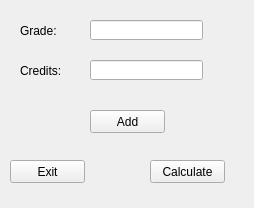
<?xml version="1.0" encoding="UTF-8"?>
<ui version="4.0">
 <class>GPAcalculator</class>
 <widget class="QWidget" name="GPAcalculator">
  <property name="geometry">
   <rect>
    <x>0</x>
    <y>0</y>
    <width>254</width>
    <height>208</height>
   </rect>
  </property>
  <property name="windowTitle">
   <string>Form</string>
  </property>
  <widget class="QPushButton" name="pushButton_Calculate">
   <property name="geometry">
    <rect>
     <x>150</x>
     <y>160</y>
     <width>75</width>
     <height>23</height>
    </rect>
   </property>
   <property name="text">
    <string>Calculate</string>
   </property>
  </widget>
  <widget class="QPushButton" name="pushButton_Exit">
   <property name="geometry">
    <rect>
     <x>10</x>
     <y>160</y>
     <width>75</width>
     <height>23</height>
    </rect>
   </property>
   <property name="text">
    <string>Exit</string>
   </property>
  </widget>
  <widget class="QLabel" name="label">
   <property name="geometry">
    <rect>
     <x>20</x>
     <y>20</y>
     <width>71</width>
     <height>21</height>
    </rect>
   </property>
   <property name="text">
    <string>Grade:</string>
   </property>
  </widget>
  <widget class="QLabel" name="label_2">
   <property name="geometry">
    <rect>
     <x>20</x>
     <y>60</y>
     <width>61</width>
     <height>21</height>
    </rect>
   </property>
   <property name="text">
    <string>Credits:</string>
   </property>
  </widget>
  <widget class="QLineEdit" name="lineEdit">
   <property name="geometry">
    <rect>
     <x>90</x>
     <y>20</y>
     <width>113</width>
     <height>20</height>
    </rect>
   </property>
  </widget>
  <widget class="QLineEdit" name="lineEdit_2">
   <property name="geometry">
    <rect>
     <x>90</x>
     <y>60</y>
     <width>113</width>
     <height>20</height>
    </rect>
   </property>
  </widget>
  <widget class="QPushButton" name="pushButton">
   <property name="geometry">
    <rect>
     <x>90</x>
     <y>110</y>
     <width>75</width>
     <height>23</height>
    </rect>
   </property>
   <property name="text">
    <string>Add</string>
   </property>
  </widget>
 </widget>
 <resources/>
 <connections/>
</ui>
